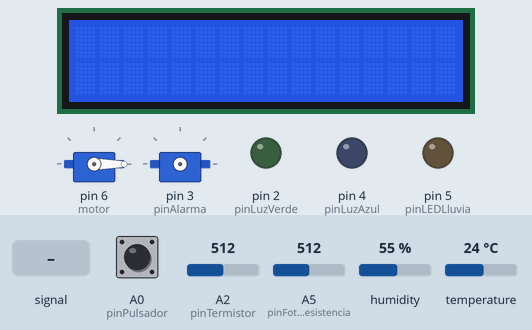
Recording of a sketch running on a simulated Arduino Uno, built with avr-gcc and run on an emulated ATmega328P. On the bench: 2 × servo, 16×2 character LCD, output pins drawn as LEDs (lit = HIGH). Wiring (inferred from the names in the program): servo: signal pin 3. Dashed ring = blinking. The inputs (shaded band) are chosen by the test bench; at power-on: A2 (pinTermistor) = 512, humidity 55 %, A5 (pinFotorresistencia) = 512, A0 (pinPulsador) LOW, temperature 24 °C. Servo pulses on a pin are drawn as a servo (544–2400 µs = 0–180°); pins used as bus, display or sensor lines are not drawn; what the sketch prints to the serial monitor is not drawn.

Above: at 1.4 s.
1.5 s: A2 (pinTermistor) fed a 200 Hz sine of ±81 counts around its level
At 1.95 s:
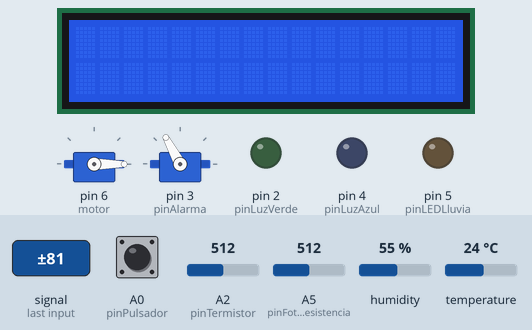
3.5 s: A2 (pinTermistor) set to 716
At 3.9 s:
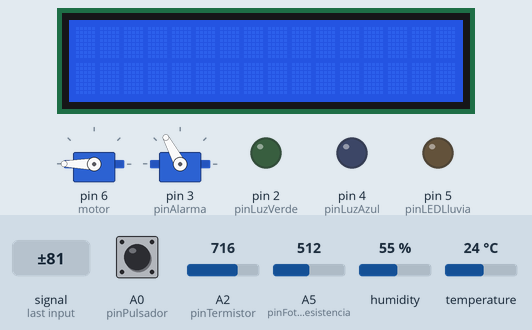
6.5 s: humidity set to 66 %
10.0 s: humidity set to 68 %
At 12.74 s:
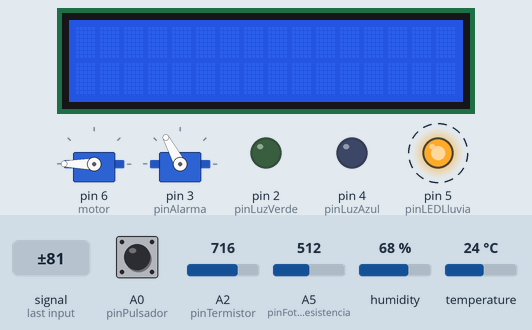
13.8 s: A5 (pinFotorresistencia) set to 613
16.8 s: A5 (pinFotorresistencia) set to 638
At 19.9 s:
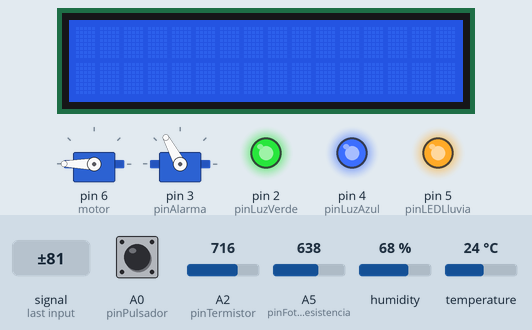
Timing chart, 0 to 29.8 s (numbered marks = the images above; inputs shaded):
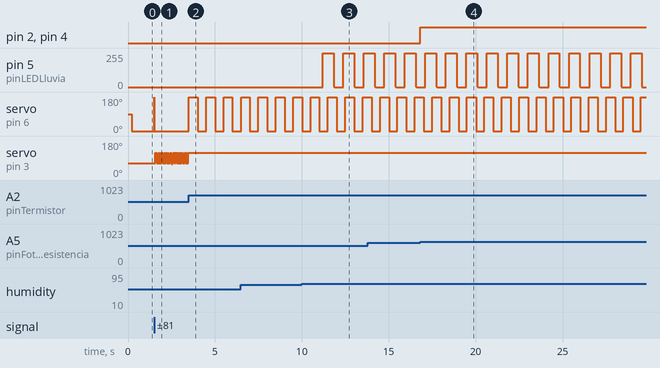

Measured:
- the behaviour switches between 67 and 68 % on humidity (found by bisection; images 2 and 3)
- the behaviour switches between 619 and 620 on A5 (pinFotorresistencia) (found by bisection; images 3 and 4)
- after the input at 1.5 s, servo on pin 6 (motor): 0° → 180° at once, → 0° 0.02 s later
- after the input at 3.5 s, servo on pin 6 (motor): alternates 180° for 0.51 s and 0° for 0.49 s, starting at once; servo on pin 3 (pinAlarma): stops changing and stays 118°
- after the input at 10.0 s, pin 5 (pinLEDLluvia): alternates 255/255 for 0.63 s and 0/255 for 0.55 s, starting after 1.2 s
- after the input at 16.8 s, pin 2 (pinLuzVerde), pin 4 (pinLuzAzul): LOW → HIGH at once

The sketch:

Proyecto.ino
```cpp
#include <Servo.h>
#include <DHT.h>
#include <LiquidCrystal.h>

//Sensores
#define pinFotorresistencia A5
#define pinTermistor A2
#define pinHumedad 7

//Actuadores
#define pinLuzVerde 2
#define pinLuzAzul 4
#define pinLEDLluvia 5
#define pinAlarma 3
#define RS 8
#define E 9
#define DB4 10
#define DB5 11
#define DB6 12
#define DB7 13
#define pinPulsador A0        // NUEVO

Servo motor;
DHT sensorHumedad(pinHumedad, DHT11);
LiquidCrystal pantalla(RS, E, DB4, DB5, DB6, DB7);

void Accion(int nubosidad, int viento, int lluvia);		// Esta función determina qué se muestra por pantalla
void ColorLED(int nubosidad);		// He hecho que todas las funciones sean voids para que el void sea más simple
void Ventilador(int viento);
void ParpadeoAzul(int lluvia);


void setup() {
  Serial.begin(9600);
  motor.attach(6);
  sensorHumedad.begin();
  pantalla.begin(16,2);

  pinMode(pinFotorresistencia, INPUT);
  pinMode(pinTermistor, INPUT);
  pinMode(pinHumedad, INPUT);
  pinMode(pinLuzVerde, OUTPUT);
  pinMode(pinLuzAzul, OUTPUT);
  pinMode(pinAlarma, OUTPUT);
  pinMode(pinLEDLluvia, OUTPUT);
  pinMode(pinPulsador, INPUT);      // NUEVO

  Serial.println("\nEstación meteorológica Untar la Manteca™");   // La línea de abajo es NUEVA
  Serial.println("Pulsa Q para activar la estación, W para activarla dentro de 5 segundos, E para activarla cuando se pulse el botón y R para volver a mostrar este mensaje en 5 segundos");
  motor.write(0);		// Calibra el motor
  delay(1);
}


void loop() {
  // Este bloque de acciones se ejecuta independientemente de la acción que escoja el usuario. Aquí se miden las variables

  pantalla.setCursor(0,0);

  char accionexamen;                              // NUEVO
  int valorpulsador = digitalRead(pinPulsador);   // NUEVO

  int nubosidad = map(analogRead(pinFotorresistencia), 200, 1023, 100, 0);	// Cuanta más luz, menos nubosidad
  if (nubosidad < 0) {		// Esto impide que haya valores fuera del rango
    nubosidad = 0;
  } else if (nubosidad > 100) {
    nubosidad = 100;
  }
  ColorLED(nubosidad);		// Determina el color del LED RGB según la nubosidad


  int temperatura = map(analogRead(pinTermistor), 450, 600, 0, 40);
  Ventilador(temperatura);


  float humedad = sensorHumedad.readHumidity();
  int lluvia;
  if (humedad < 67) {
    lluvia = 0;           // Si hay poca humedad, a lluvia se le asigna el valor 0 para impedir que dé algún valor negativo
  } else {
  	lluvia = map(humedad, 67, 100, 0, 50);
  }
  ParpadeoAzul(lluvia);


  if (Serial.available() > 0) {             // NUEVO
    accionexamen = Serial.read();           // Esta variable servirá para decir cuándo / cómo se iniciará la estación
  }

  switch (accionexamen) {                               // NUEVO
      case 'q':          // Si el usuario pulsa Q, no hace nada y la ejecución continúa sin más
        accionexamen = '0';                               // Con esto impido que se imprima el mensaje varias veces (aunque en realidad no funcione)
        Accion(nubosidad, temperatura, lluvia);
      break;
      case 'w':          // Si el usuario pulsa W, declara un contador y la ejecución continúa cuando llegue a 5000
        /*unsigned long contadorexamen0 = 0;
        contadorexamen0 = millis();
        if ((contadorexamen0 % 5000) < 10) {*/            // Esto no funcionaba, así que en realidad lo que he hecho es que espere 5 segundos
          accionexamen = '0';
          delay(5000);
          Accion(nubosidad, temperatura, lluvia);
        //}
      break;
      case 'e':        // Si pulsa E y está pulsando el pulsador, la ejecución continúa
        accionexamen = '0';
        if (valorpulsador == 1) {                       // El pulsador se tiene que mantener
          Accion(nubosidad, temperatura, lluvia);
        } else {
          Serial.println("Pulsa el pulsador");
        }
      break;
      case 'r':
        accionexamen = '0';
        delay(5000);
        Serial.println("Pulsa Q para activar la estación, W para activarla dentro de 5 segundos, E para activarla cuando se pulse el botón y R para volver a mostrar este mensaje en 5 segundos");
      break;
      default:
      break;
    }


  // Una vez se han medido la nubosidad, temperatura, etc., se le pregunta al usuario qué quiere ver en la pantalla LCD
  //Accion(nubosidad, temperatura, lluvia);
}


void Accion(int nubosidad, int temperatura, int lluvia) {
  Serial.println("Pulsa 1 para ver la nubosidad, 2 para ver la temperatura y 3 para ver si llueve");
  char numero;

  if (Serial.available() > 0) {         // Para introducir un número y luego otro, entre medias hay que volver a pulsar la letra que hayas pulsado, si no no va
    numero = Serial.read();

    switch (numero) {               // Según el número al que el usuario le dé en el teclado, la pantalla LCD muestra ...
    case '1':                           // ... la nubosidad ...
      pantalla.print("Hay un ");
      pantalla.print(nubosidad);
      pantalla.print("%     ");
      pantalla.setCursor(0,1);
      pantalla.print("de nubosidad    ");
      break;
    case '2':                       // ... la temperatura ...
      pantalla.print("La temperatura");
      pantalla.setCursor(0,1);
      pantalla.print("es de ");
      pantalla.print(temperatura);
      pantalla.print(" C       ");
      break;
    case '3':                       // ... o la lluvia
      if (lluvia <= 0) {
        pantalla.print("No llueve        ");
        pantalla.setCursor(0,1);
        pantalla.print("                ");
      } else {
        pantalla.print("Estan cayendo ");
        pantalla.setCursor(0,1);
        pantalla.print(lluvia);
        pantalla.print("nm/s de lluvia");
      }
      break;
    case '4':
      pantalla.setCursor(0,0);
      pantalla.print("                ");
      pantalla.setCursor(0,1);
      pantalla.print("                ");
    break;
    }
  }
}


void ColorLED(int nubosidad) {

  if (nubosidad < 50) {                 // Si hay pocas nubes...
    digitalWrite(pinLuzVerde, HIGH);    // ...el LED luce azul claro
    digitalWrite(pinLuzAzul, HIGH);
  } else {                              // De lo contrario...
    digitalWrite(pinLuzVerde, LOW);     // ...el LED se apaga
    digitalWrite(pinLuzAzul, LOW);
  }
}


void Ventilador(int temperatura) {
  unsigned long contador1 = 0;
  contador1 = millis();

  if (temperatura >= 30) {            // Si hace calor...
    contador1 = millis();
    digitalWrite(pinAlarma, HIGH);    // ...el LED hace un pequeño parpadeo para dar la alarma...
    if (contador1 == 300) {
      digitalWrite(pinAlarma, LOW);
    }
    if (contador1 == 600) {
      digitalWrite(pinAlarma, HIGH);
    }
    if (contador1 == 900) {
      digitalWrite(pinAlarma, LOW);
    }
      if ((contador1 % 500) < 10) {   // ...y el servomotor alterna entre 0 y 180 grados cada medio segundo
   	  motor.write(180);
      } else if ((contador1 % 1001) < 10) {   // Poniendo el < 10 le doy algo de margen de error
      motor.write(0);
      }
    } else {                          // Si hace frío...
    motor.write(0);                   // ...el servomotor vuelve a su posición original...
    digitalWrite(pinAlarma, LOW);     // ...y el LED de alarma de apaga
  }
}

void ParpadeoAzul(int lluvia) {
  unsigned long contador2 = 0;
  contador2 = millis();
  if (lluvia > 0) {                                   // Si llueve, el LED parpadea
    if (contador2 % (-10 * lluvia + 600) < 5) {       // Cuanta más lluvia, menos tiempo pasa entre los parpadeos
    	digitalWrite(pinLEDLluvia, HIGH);
    }
    if (contador2 % (2 * (-10 * lluvia + 600)) < 5) {
    	digitalWrite(pinLEDLluvia, LOW);
    }
  } else {
    digitalWrite(pinLEDLluvia, LOW);                  // Si no llueve, el LED se apaga
  }
}
```
